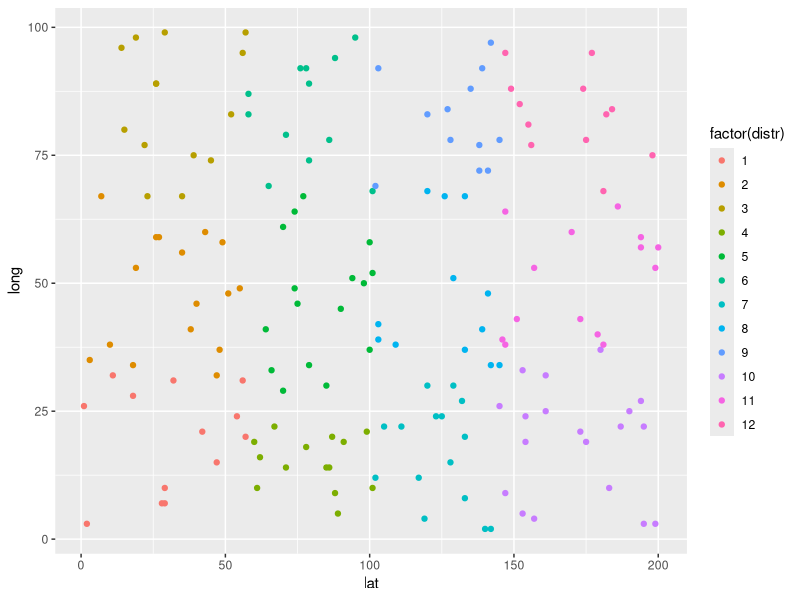

Write R code to recreate this figure.
library(ggplot2)
towns <- 169 # number of towns
districts <- 12 # number of districts
x <- sample(1:200, towns, replace = TRUE) # x-coordinates of towns
y <- sample(1:100, towns, replace = TRUE) # y-coordinates of towns
pop <- 100+rexp(towns,.01) # populations of towns
pop <- round(pop)
A <- cbind(x, y, pop) # matrix of towns
A
width <- max(A[,1]) - min(A[,1]) # width of state
width
height <- max(A[,2]) - min(A[,2]) # height of state
height
ratiostate <- width/height
ratiostate
vdistrict <- c(1:districts)
vdistrict
vratio <- c(districts/vdistrict^2)
vratio
vratio-ratiostate
a <- order(abs(vratio-ratiostate))[1] # number of rows
a
b <- round(districts/a) # number of columns
b
vb <- c(0:b) # vector from 0 to b
vb
d1 <- c(round(districts*vb/b)) # dividing districts into b columns
d1
e1 <- 0
for (i in 1:b) {
  e1[i] <- (d1[i+1] - d1[i])
}   # number of districts in each column
e1
B <- A[order(A[,1]),] # towns sorted from west to east
B
population <- sum(A[,3]) # total population of all towns
population
d2 <- c(round(population*d1/districts)) # target people in each band
d2
e2 <- 0
for (i in 1:b) {
  e2[i] <- (d2[i+1] - d2[i])
}   # target population for each band
e2
T <- 0; ppart <- 0
T; ppart
for (i in 1:towns) {
  T <- T + B[i, 3]
  ppart[i] <- T
} # this loop creates the cumulative sum of the population by town
ppart

d3 <- 0; j <- 2
d3; j
for (i in 1:towns) {
  if (ppart[i] > d2[j]){ 
    if (abs(ppart[i] - d2[j]) < abs(ppart[i-1] - d2[j]))
    { (d3[j] <- i) & (j <- j+1) } 
    else { (d3[j] <- (i-1)) & (j <- j+1) }
  }
}  # this loop determines how many towns are in each vertical band
d3[b+1] <- towns
d3
e3 <- 0
for (i in 1:b) {
  e3[i] <- (d3[i+1] - d3[i])
}   # number of towns in each band
e3
sum(e3)

e4 <- 0 # actual population of each band
for (i in 1:b) {
  e4[i] <- sum(B[(d3[i]+1):d3[i+1], 3])
}
e4
sum(e4)

C <- list(); D <- list()
for (i in 1:b) {
  C[[i]] <- B[(d3[i]+1):d3[i+1],]
} # This loop creates a matrix for each column from the B matrix
C
for (i in 1:b) {
  D[[i]] <- C[[i]][order(C[[i]][,2]), ]
}  # This loop sorts each of the C matrices by y-value
D

d5 <- 0; k <- 2 # d5 number of towns in each district cumulative

for (i in 1:b) {
  T <- 0; ppart <- 0
  
  for (j in 1:e3[i]) {
    T <- T + D[[i]][j, 3]
    ppart[j] <- T     # cumulative population vector
  }
  
  avg <- e4[i]/e1[i]
  vavg <- 0
  for (j in 1:e1[i]) {
    vavg[j] <- j*avg
  }
  
  q <- 1
  for (j in 1:(e3[i]-1)) {
    if (ppart[j+1] >= vavg[q]){ 
      if (abs(ppart[j+1] - vavg[q]) < abs(ppart[j] - vavg[q]))
      { (d5[k] <- j+1+d3[i] ) & (k <- k+1) & (q <- q+1) } 
      else {(d5[k] <- j+d3[i]) & (k <- k+1) & (q <- q+1) } }
  }
  
}

d5

E <- matrix(ncol=3) # E will be the full matrix of sorted towns
E
for (i in 1:b) {
  E <- rbind(E,D[[i]])
}
E <- E[-1,]
E

e5 <- 0
for (i in 1:districts) {
  e5[i] <- d5[i+1]-d5[i] 
}
e5

t <- 1; v <- 0
for (i in 1:districts) {
  for (j in 1:e5[i]) {
    v[t] <- i  
    t <- t+1
  }
}
v

F <- cbind(E,v)
F

dF <- data.frame(F)
colnames(dF) <- c("lat", "long", "pop", "distr")
plott <- ggplot(dF, aes(lat, long)) + geom_point(aes(color = factor(distr)))
plott
# this is a testing section

